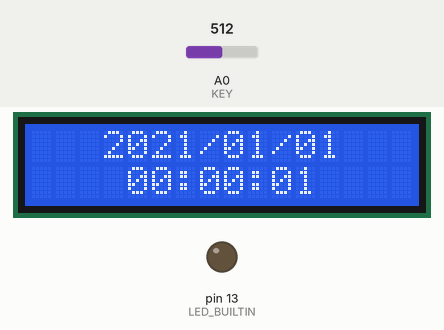
Recording of a sketch running on a simulated Arduino Uno, built with avr-gcc and run on an emulated ATmega328P. Parts: 16×2 character LCD, output pins drawn as LEDs (lit = HIGH). Inputs (shaded band) come from the test bench; at power-on: A0 (KEY) = 512.

Above: at 1.6 s.
1.7 s: A0 (KEY) set to 716
At 2.6 s:
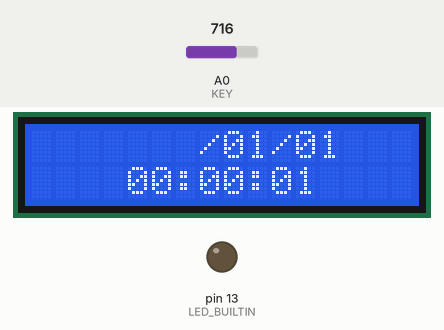
4.2 s: A0 (KEY) set to 511
At 5.1 s:
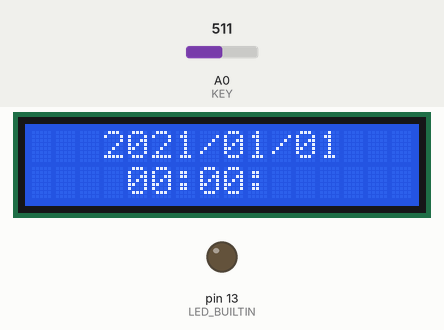
6.7 s: A0 (KEY) set to 306
At 7.1 s:
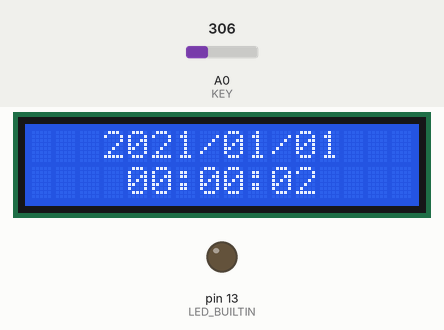
Timing chart, 0 to 9.7 s (numbered marks = the images above; inputs shaded):
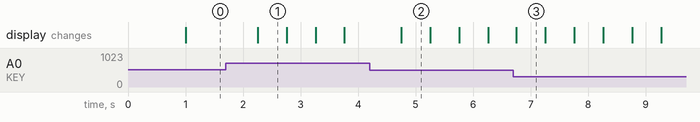

Measured:
- after the input at 4.2 s, the display: changes after 0.55 s (image 2)
- after the input at 6.7 s, the display: changes after 0.05 s (image 3)
- what the display in image 1 shows lasts 0.5 s, from 2.3 s to 2.8 s

The sketch:

arduinoclock.ino
```cpp
/* Arduino电子钟 */
#include <stdint.h>
#include <TimerOne.h>
#include <LiquidCrystal.h>

enum key_type
{
  KEY_RIGHT,
  KEY_UP,
  KEY_DOWN,
  KEY_LEFT,
  KEY_SELECT,
  KEY_COUNT
};
const int KEY_ADC_VALUES[KEY_COUNT] = {30, 150, 360, 535, 760};

const int KEY = 0;
const int RS = 8, RW = 11, EN = 9 , D4 = 4, D5 = 5, D6 = 6, D7 = 7;
LiquidCrystal lcd(RS, EN, D4, D5, D6, D7);

int8_t key = -1;
int8_t lastKey = -1;

uint16_t year = 2021;
int8_t month = 1;
int8_t day = 1;
int8_t hour = 0;
int8_t minute = 0;
int8_t second = 0;
int8_t select = 0; // 当前正在设置哪一项
bool blank = false; // 设置项是显示还是隐藏
long blink = 0; // 设置项上次闪烁的时间

const int8_t DAYS_IN_MONTH[] = {31, 28, 31, 30, 31, 30, 31, 31, 30, 31, 30, 31};
bool isLeapYear()
{
  if ((year % 4 == 0) && (year % 100 != 0) || (year % 400 == 0))
    return true;
  return false;
}
int8_t getDaysInMonth()
{
    int8_t dayCount = DAYS_IN_MONTH[month - 1];
    if (month == 2) dayCount += isLeapYear() ? 1 : 0;
    return dayCount;
}

int8_t getKey()
{
  uint32_t input = analogRead(KEY);
  for (int8_t k = 0; k < KEY_COUNT; k++)
  {
    if (input < KEY_ADC_VALUES[k])
    {
      return k;
    }
  }
  return -1;
}

void displayNumber(int num, int length, bool isHide)
{
  char str[length + 1];
  if (!isHide)
  {
    if (length == 2)
      sprintf(str, "%02d", num);
    else
      sprintf(str, "%d", num);
  }
  else
  {
    for (int i = 0; i < length; i++)
      str[i] = ' ';
  }
  str[length] = '\0';
  lcd.print(str);
}

void drawClock(bool isBlank = false)
{
  int x1 = 3, x2 = 4;
  lcd.setCursor(x1, 0);
  displayNumber(year, 4, select == 1 && isBlank);
  lcd.print("/");
  displayNumber(month, 2, select == 2 && isBlank);
  lcd.print("/");
  displayNumber(day, 2, select == 3 && isBlank);
  lcd.setCursor(x2, 1);
  displayNumber(hour, 2, select == 4 && isBlank);
  lcd.print(":");
  displayNumber(minute, 2, select == 5 && isBlank);
  lcd.print(":");
  displayNumber(second, 2, select == 6 && isBlank);
}

void fixDay()
{
  uint8_t daysInMonth = getDaysInMonth();
  if (day > daysInMonth) day = daysInMonth;
}

void onKeyPressed(key_type key)
{
  if (key == KEY_SELECT)
  {
    select = !select;
    if (select)
    {
      blank = false;
      blink = millis();
    }
    drawClock();
  }
  else if (select)
  {
    if (key == KEY_RIGHT)
    {
      select++;
      if (select > 6) select -= 6;
    }
    else if (key == KEY_LEFT)
    {
      select--;
      if (select <= 0) select += 6;
    }
    else if (key == KEY_DOWN)
    {
      switch (select)
      {
        case 1:
        {
          year++;
          fixDay();
          break;
        }
        case 2:
        {
          month++;
          if (month > 12) month = 1;
          fixDay();
          break;
        }
        case 3:
        {
          day++;
          if (day > getDaysInMonth()) day = 1;
          break;
        }
        case 4:
        {
          hour++;
          if (hour >= 24) hour = 0;
          break;
        }
        case 5:
        {
          minute++;
          if (minute >= 60) minute = 0;
          break;
        }
        case 6:
        {
          second++;
          if (second >= 60) second = 0;
          break;
        }
        default: break;
      }
    }
    else if (key == KEY_UP)
    {
      switch (select)
      {
        case 1:
        {
          year--;
          if (year < 1970) year = 1970;
          fixDay();
          break;
        }
        case 2:
        {
          month--;
          if (month < 1) month = 12;
          fixDay();
          break;
        }
        case 3:
        {
          day--;
          if (day < 1) day = getDaysInMonth();
          break;
        }
        case 4:
        {
          hour--;
          if (hour < 0) hour = 23;
          break;
        }
        case 5:
        {
          minute--;
          if (minute < 0) minute = 59;
          break;
        }
        case 6:
        {
          second--;
          if (second < 0) second = 59;
          break;
        }
        default: break;
      }
    }
    blank = false;
    blink = millis();
    drawClock();
  }
}

void onTimer1Interrupted()
{
  if (!select)
  {
    second++;
    if (second >= 60)
    {
      second = 0;
      minute++;
      if (minute >= 60)
      {
        minute = 0;
        hour++;
        if (hour >= 24)
        {
          hour = 0;
          day++;
          if (day > getDaysInMonth())
          {
            day = 1;
            month++;
            if (month > 12)
            {
              month = 1;
              year++;
            }
          }
        }
      }
    }
    drawClock();
  }
}

void setup()
{
  pinMode(LED_BUILTIN, OUTPUT);
  Timer1.initialize(1000000); // 设置定时器间隔1s
  Timer1.attachInterrupt(onTimer1Interrupted); // 关联中断函数
  lcd.begin(16, 2);
  lcd.clear();
  interrupts(); // 开启中断
  drawClock();
}

void loop()
{
  key = getKey();
  if(key != lastKey)
  {
    delay(50); // 消抖
    key = getKey();
    if(key != lastKey)
    {
      lastKey = key;
      if (key >= 0)
      {
        onKeyPressed((key_type) key);
      }
    }
  }
  if (select && millis() - blink > 500)
  {
    blank = !blank;
    drawClock(blank);
    blink = millis();
  }
}
```
